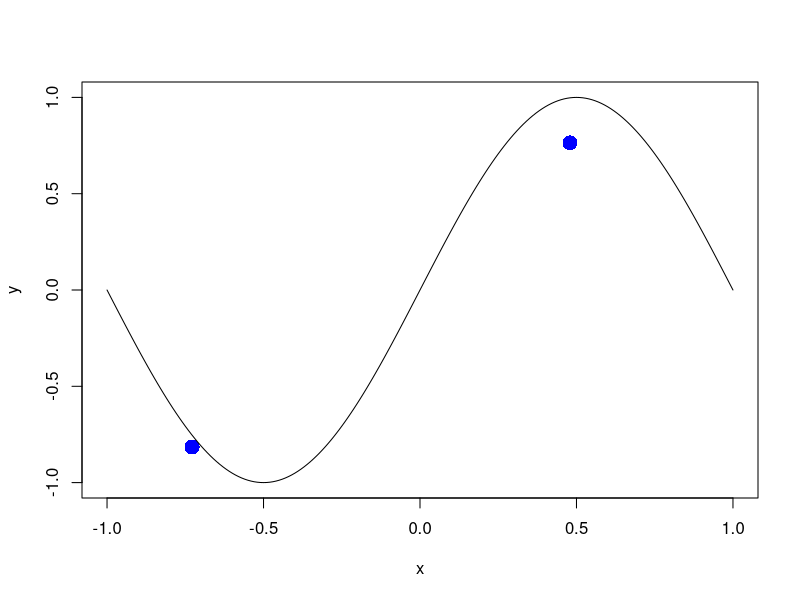
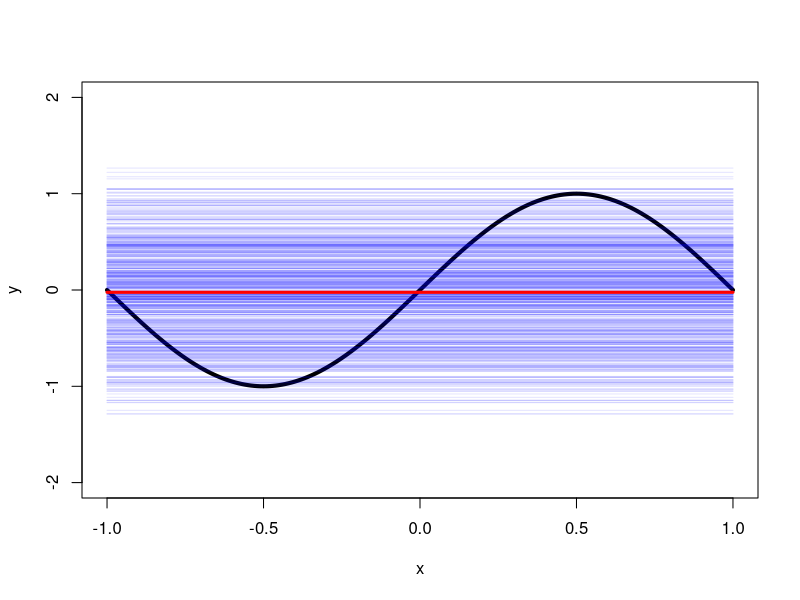
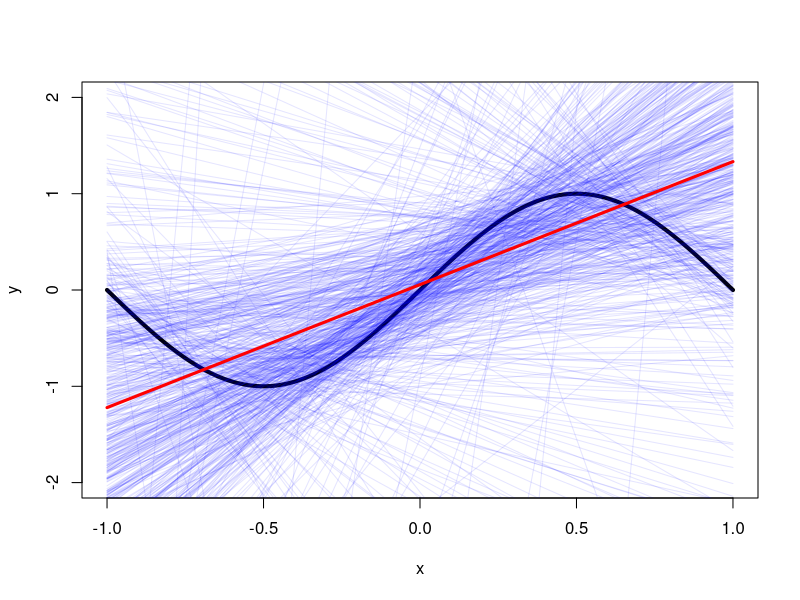
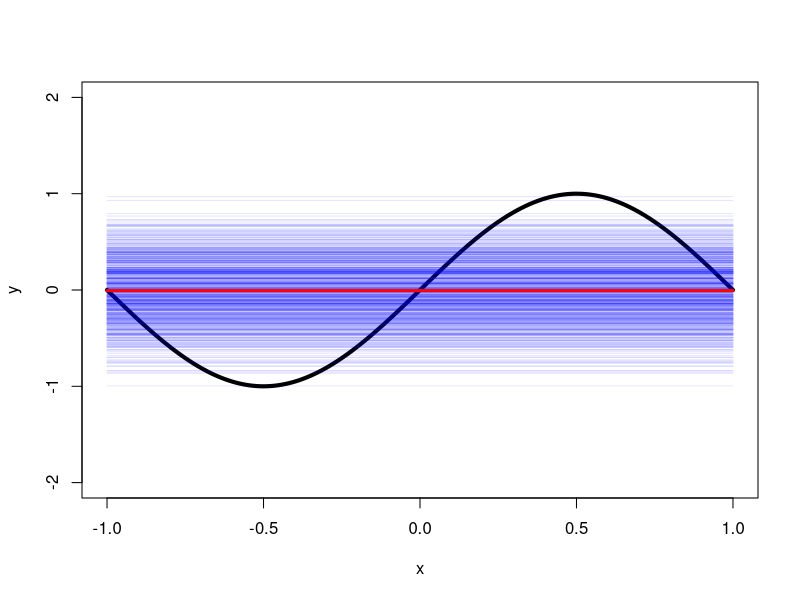
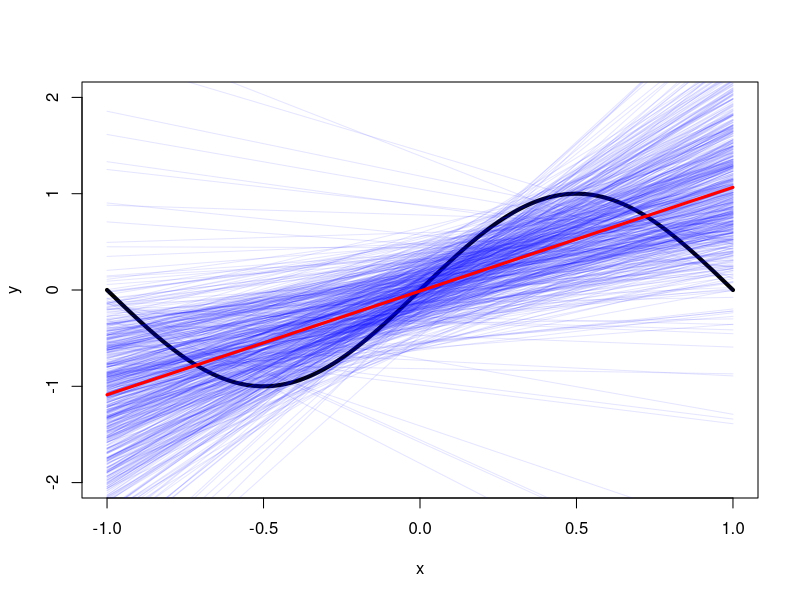
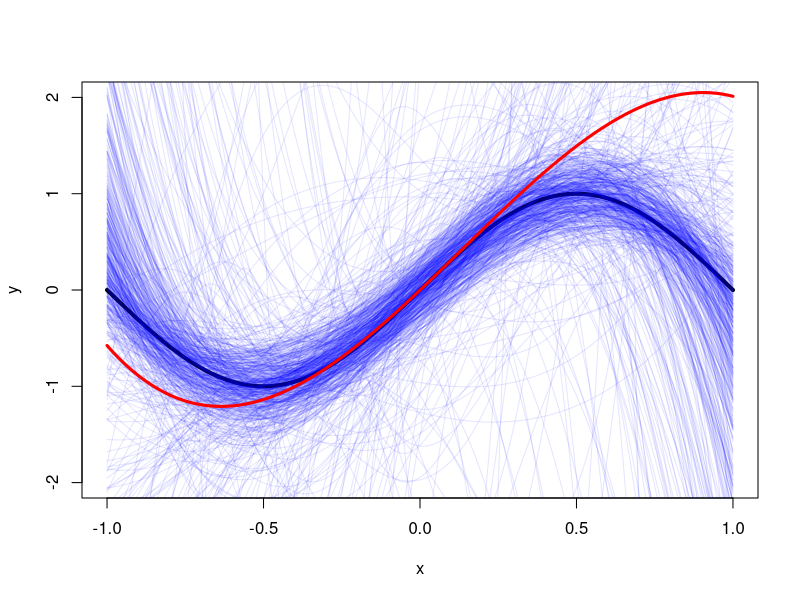
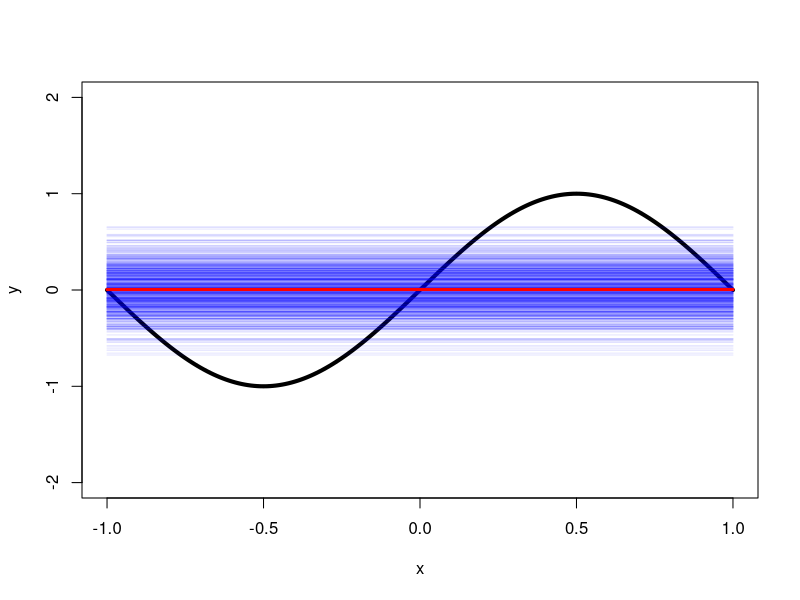
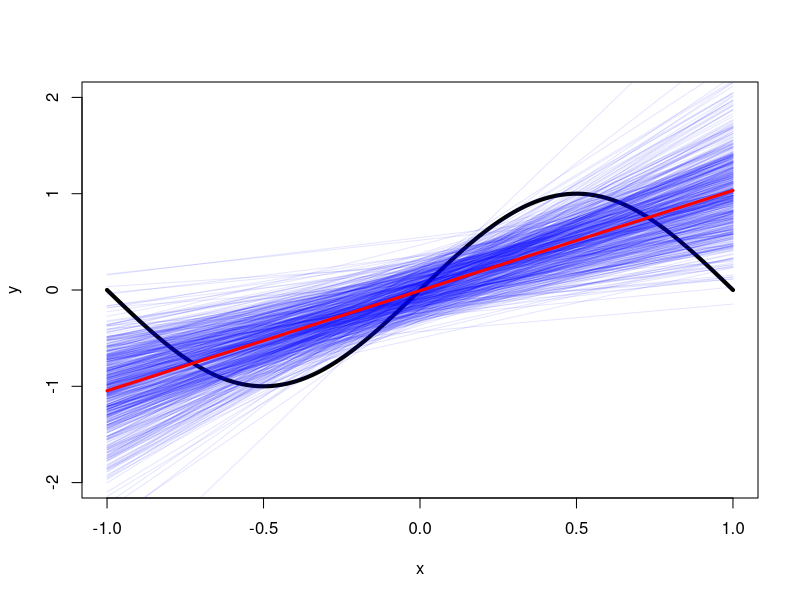

The R script that drew these images, in order:
rm(list=ls())

# Set up a target function/pattern:
f = function(x){sin(pi*x)}

# Write a function that generates a data set of size N 
# with pattern f. Return a list of predictors (x) and responses (y).
dgp = function(N,f,sig2)
{
   x = runif(N,-1,1)
   e = sqrt(sig2)*rnorm(N,0,1) # this represents 'noise'
   y = f(x)+e
   return(list(x = x , y = y))
}

# Plot a single realization of the data and overlay the target function:
res_data = dgp(2,f,0.1)
plot(res_data, pch = 16, cex = 2, col = 'blue',xlim = c(-1,1), ylim = c(-1,1), xlab = "x", ylab = "y")
xx = seq(-1,1,1/100)
lines(f(xx)~xx, col = 'black')


# Calculate the (squared) bias for an appropriate H. 
# Use M = 600 draws of the data and a step-size of dx = 1/100 for 
# the left-(end)point approximation to the relevant integral.

bias_var= function(N = 2, order = 1, sig2 = 0, M  = 600, dx = 1/100)
{
 x_lat = seq(-1,1,dx) # vector if values from -1 to 1, in 0.01 increments
 N_dx  = length(x_lat) # 200 
 g_bar = rep(0, N_dx) # vector of 200 0 values
 G_D   = matrix(0,M,N_dx) # matrix of 600 rows and 200 cols
 errors = rep(0,M) # vector of 200 zeros
 
 plot(res_data, pch = 16, type = 'n', cex = 2, 
      col = 'blue',xlim = c(-1,1), ylim = c(-2,2), xlab = "x", ylab = "y")
 xx = seq(-1,1,1/100)
 lines(f(xx)~xx, col = 'black', lwd = 4) # overlay the target function/pattern on the plot 
 
 for(i in 1:M) # 1 to 5000
 {
  res_data  = dgp(N,f,sig2) # return dataset of size N with pattern F
  if(order == 0) {
    res_model = lm(y ~ y, data = res_data) # constant hypothesis  
  } else {
    res_model = lm(y ~ poly(x, order), data = res_data) # linear model  
  }
  
  # generate the candidate hypothesis using the 'predict' function
  g_D       = predict(res_model, data.frame(x = x_lat)) 
  g_bar     = g_bar + g_D
  
  G_D[i,]   = g_D
  dat_oos   = dgp(N,f,sig2) # generate an out-of-sample data set with pattern f
  
  # calculate the out-of-sample error of the model
  yhat_oos  = predict(res_model, data.frame(x = dat_oos$x))
  errors[i] = mean((yhat_oos-dat_oos$y)^2)
  
  # plot the calculated x-y coordinates of the candidate hypothesis
  lines(g_D~x_lat, col = rgb(red = 0, green = 0, blue = 1, alpha = 0.1), lwd = 1)

 }
 
 # this is the value of the 'average function'
 g_bar = g_bar/M
 
 # this is the average function's error
 test_error = mean(errors)
 
 # plot the average function in red
 lines(g_bar ~x_lat, col = "red", lwd = 3)
 
 phi_X = 0.5
 print(g_bar-f(x_lat))
 # Calculate the bias of the model
 bias2 = sum((g_bar - f(x_lat))[-N_dx]^2*phi_X*dx)
 
# Calculate the variance of the model
# This integration involves two steps.
 ones = matrix(1,M,1)
 var_at_x = colSums((G_D-ones%*%g_bar)^2)/M # Step 1
 var  = sum(var_at_x[-N_dx]*phi_X*dx)
 
 
  # Calculate the expected Out-of-Sample error (over all D).
  # Use sample estimates for M simulations. 
  # Call it Test_Error
  
  # Now, wrap all of this in a function, bias_var, that returns  
  # bias2, var, bias2 + var, and Test_Error, for particular N

  ret = list(bias2= bias2, var = var, both = bias2+var,test_error=test_error)
  return(ret)
}

bias_var(N = 2,order = 0,sig2 = 0.05)
bias_var(N = 2,order = 1,sig2 = 0.05)

bias_var(N = 5,order = 0,sig2 = 0.05)
bias_var(N = 5,order = 1,sig2 = 0.05)
bias_var(N = 5,order = 3,sig2 = 0.05)

bias_var(N = 10,order = 0,sig2 = 0.05)
bias_var(N = 10,order = 1,sig2 = 0.05)
bias_var(N = 10,order = 3,sig2 = 0.05)

bias_var(N = 20,order = 0,sig2 = 0.05)
bias_var(N = 20,order = 1,sig2 = 0.05)
bias_var(N = 20,order = 3,sig2 = 0.05)
 